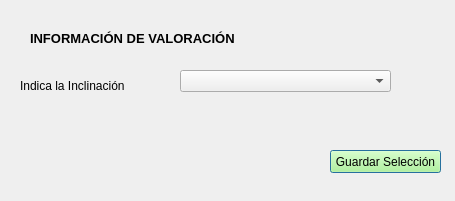
<?xml version="1.0" encoding="UTF-8"?>
<ui version="4.0">
 <class>Dialog</class>
 <widget class="QDialog" name="Dialog">
  <property name="geometry">
   <rect>
    <x>0</x>
    <y>0</y>
    <width>455</width>
    <height>201</height>
   </rect>
  </property>
  <property name="windowTitle">
   <string>Dialog</string>
  </property>
  <widget class="QLabel" name="label_22">
   <property name="geometry">
    <rect>
     <x>30</x>
     <y>30</y>
     <width>281</width>
     <height>16</height>
    </rect>
   </property>
   <property name="font">
    <font>
     <pointsize>10</pointsize>
     <weight>75</weight>
     <bold>true</bold>
    </font>
   </property>
   <property name="text">
    <string>INFORMACIÓN DE VALORACIÓN</string>
   </property>
  </widget>
  <widget class="QLabel" name="label_24">
   <property name="geometry">
    <rect>
     <x>20</x>
     <y>70</y>
     <width>151</width>
     <height>31</height>
    </rect>
   </property>
   <property name="font">
    <font>
     <pointsize>9</pointsize>
    </font>
   </property>
   <property name="text">
    <string>Indica la Inclinación</string>
   </property>
  </widget>
  <widget class="QComboBox" name="comboBox_inclinacion">
   <property name="geometry">
    <rect>
     <x>180</x>
     <y>70</y>
     <width>211</width>
     <height>22</height>
    </rect>
   </property>
   <item>
    <property name="text">
     <string/>
    </property>
   </item>
   <item>
    <property name="text">
     <string>0 a 10 Grados</string>
    </property>
   </item>
   <item>
    <property name="text">
     <string>10 a 15 Grados</string>
    </property>
   </item>
   <item>
    <property name="text">
     <string>Superior a 15 Grados</string>
    </property>
   </item>
  </widget>
  <widget class="QPushButton" name="btn_guardar">
   <property name="geometry">
    <rect>
     <x>330</x>
     <y>150</y>
     <width>111</width>
     <height>23</height>
    </rect>
   </property>
   <property name="styleSheet">
    <string notr="true">background-color:rgb(170, 255, 127)</string>
   </property>
   <property name="text">
    <string>Guardar Selección</string>
   </property>
  </widget>
 </widget>
 <resources/>
 <connections/>
</ui>
